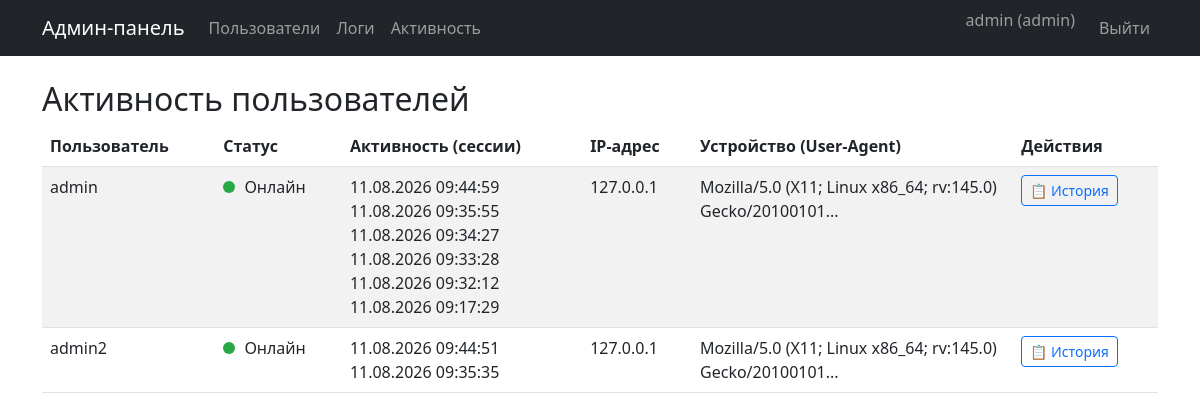
/activity/ (signed in), run on the app's committed database.
### models.py (models this page shows)
class User(UserMixin, db.Model):
    __tablename__ = 'users'
    id = db.Column(db.Integer, primary_key=True)
    username = db.Column(db.String(80), unique=True, nullable=False)
    password_hash = db.Column(db.String(256), nullable=False)
    role = db.Column(db.String(20), default='user')
    created_at = db.Column(db.DateTime, default=datetime.utcnow)
    sessions = db.relationship('UserSession', backref='user', lazy=True)

class UserSession(db.Model):
    __tablename__ = 'user_sessions'
    id = db.Column(db.Integer, primary_key=True)
    user_id = db.Column(db.Integer, db.ForeignKey('users.id'), nullable=False)
    ip_address = db.Column(db.String(45))
    user_agent = db.Column(db.String(256))
    login_time = db.Column(db.DateTime, default=datetime.utcnow)
    logout_time = db.Column(db.DateTime, nullable=True)
    last_activity = db.Column(db.DateTime, default=datetime.utcnow, onupdate=datetime.utcnow)
    is_active = db.Column(db.Boolean, default=True)

### activity.py (the view)
@activity_bp.route('/')
@login_required
@admin_required
def user_activity():
    users = User.query.all()
    for u in users:
        u.is_online = any(s.is_active for s in u.sessions)
    active_session = UserSession.query.filter_by(
        user_id=current_user.id, is_active=True
    ).order_by(UserSession.login_time.desc()).first()
    current_session_id = active_session.id if active_session else None
    return render_template(
        'activity.html',
        users=users,
        current_session_id=current_session_id
    )

### activity.py (called while the page is built)
def admin_required(func):
    @wraps(func)
    @login_required
    def wrapper(*args, **kwargs):
        if current_user.role != 'admin':
            flash('Доступ к активности разрешён только администраторам', 'danger')
            return redirect(url_for('index'))
        return func(*args, **kwargs)
    return wrapper

### templates/activity.html
{% extends 'base.html' %}
{% block content %}
<h2>Активность пользователей</h2>
<table class="table table-striped">
    <thead>
        <tr>
            <th>Пользователь</th>
            <th>Статус</th>
            <th>Активность (сессии)</th>
            <th>IP-адрес</th>
            <th>Устройство (User-Agent)</th>
            <th>Действия</th>
        </tr>
    </thead>
    <tbody>
        {% for user in users %}
        <tr>
            <td>{{ user.username }}</td>
            <td>
                {% if user.is_online %}
                    <span class="online-dot online"></span> Онлайн
                {% else %}
                    <span class="online-dot offline"></span> Офлайн
                {% endif %}
            </td>
            <td>
                {% set all_sessions = user.sessions | sort(attribute='login_time', reverse=True) %}
                {% if all_sessions %}
                    {% for s in all_sessions[:10] %}
                        {{ s.login_time.strftime('%d.%m.%Y %H:%M:%S') if s.login_time else '—' }}<br>
                    {% endfor %}
                {% else %}
                    —
                {% endif %}
            </td>
            <td>
                {% if all_sessions %}
                    {{ all_sessions[0].ip_address }}
                {% else %}
                    —
                {% endif %}
            </td>
            <td style="max-width: 250px; overflow: hidden; text-overflow: ellipsis;" title="{% if all_sessions %}{{ all_sessions[0].user_agent }}{% endif %}">
                {% if all_sessions %}
                    {{ all_sessions[0].user_agent | truncate(60) }}
                {% else %}
                    —
                {% endif %}
            </td>
            <td>
                <a href="{{ url_for('activity.user_activity_detail', user_id=user.id) }}" class="btn btn-sm btn-outline-primary">
                    📋 История
                </a>
            </td>
        </tr>
        {% endfor %}
    </tbody>
</table>
{% endblock %}

### templates/base.html (shortened to what this page needs)
<!DOCTYPE html>
<html lang="ru">
<head>
    <link href="https://cdn.jsdelivr.net/npm/bootstrap@5.3.0/dist/css/bootstrap.min.css" rel="stylesheet">
</head>
<body>
    <nav class="navbar navbar-expand-lg navbar-dark bg-dark mb-4">
        <div class="container">
            <a class="navbar-brand" href="/">Админ-панель</a>
            <div class="collapse navbar-collapse" id="navbarNav">
                <ul class="navbar-nav me-auto">
                    {% if current_user.is_authenticated and current_user.role == 'admin' %}
                    <li class="nav-item">
                        <a class="nav-link" href="{{ url_for('users.user_list') }}">Пользователи</a>
                    </li>
                    <li class="nav-item">
                        <a class="nav-link" href="{{ url_for('logs.view_logs') }}">Логи</a>
                    </li>
                    <li class="nav-item">
                        <a class="nav-link" href="{{ url_for('activity.user_activity') }}">Активность</a>
                    </li>
                    {% endif %}
                </ul>
                <ul class="navbar-nav">
                    {% if current_user.is_authenticated %}
                    <li class="nav-item">
                        <span class="navbar-text me-3">{{ current_user.username }} ({{ current_user.role }})</span>
                    </li>
                    <li class="nav-item">
                        <a class="nav-link" href="{{ url_for('auth.logout') }}">Выйти</a>
                    </li>
                    {% else %}
                    <li class="nav-item">
                        <a class="nav-link" href="{{ url_for('auth.login') }}">Войти</a>
                    </li>
                    {% endif %}
                </ul>
            </div>
        </div>
    </nav>
    <div class="container">
        {% block content %}{% endblock %}
    </div>
</body>
</html>

### templates/base.html (style rules this page uses)
.online-dot { width: 12px; height: 12px; border-radius: 50%; display: inline-block; margin-right: 5px; }
.online { background-color: #28a745; }

### data on the page
User: username "admin", role "admin"
UserSession: login_time "11.08.2026 09:44:59", ip_address "127.0.0.1", user_agent "Mozilla/5.0 (X11; Linux x86_64; rv:145.0) Gecko/20100101..."
UserSession: login_time "11.08.2026 09:35:55"
UserSession: login_time "11.08.2026 09:34:27"
UserSession: login_time "11.08.2026 09:33:28"
UserSession: login_time "11.08.2026 09:32:12"
UserSession: login_time "11.08.2026 09:17:29"
User: username "admin2"
UserSession: login_time "11.08.2026 09:44:51", ip_address "127.0.0.1", user_agent "Mozilla/5.0 (X11; Linux x86_64; rv:145.0) Gecko/20100101..."
UserSession: login_time "11.08.2026 09:35:35"
